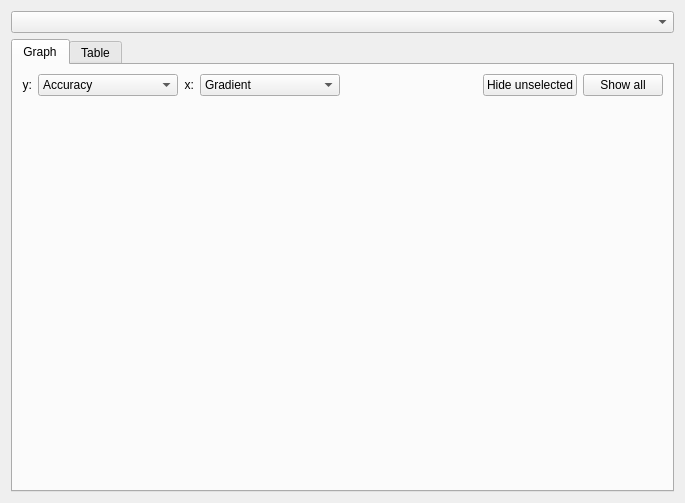
<?xml version="1.0" encoding="UTF-8"?>
<ui version="4.0">
 <class>SamplingProfilePlotter</class>
 <widget class="QWidget" name="SamplingProfilePlotter">
  <property name="geometry">
   <rect>
    <x>0</x>
    <y>0</y>
    <width>685</width>
    <height>503</height>
   </rect>
  </property>
  <property name="windowTitle">
   <string>Sampled profile</string>
  </property>
  <layout class="QGridLayout" name="gridLayout">
   <item row="0" column="0">
    <widget class="QComboBox" name="profile"/>
   </item>
   <item row="1" column="0">
    <widget class="QTabWidget" name="tabWidget">
     <property name="currentIndex">
      <number>0</number>
     </property>
     <widget class="QWidget" name="tab">
      <attribute name="title">
       <string>Graph</string>
      </attribute>
      <layout class="QGridLayout" name="gridLayout_3">
       <item row="0" column="3">
        <widget class="QComboBox" name="x">
         <property name="currentIndex">
          <number>2</number>
         </property>
         <property name="sizeAdjustPolicy">
          <enum>QComboBox::AdjustToContents</enum>
         </property>
         <item>
          <property name="text">
           <string>Stimulation</string>
          </property>
         </item>
         <item>
          <property name="text">
           <string>Accuracy</string>
          </property>
         </item>
         <item>
          <property name="text">
           <string>Gradient</string>
          </property>
         </item>
         <item>
          <property name="text">
           <string>Fitness</string>
          </property>
         </item>
         <item>
          <property name="text">
           <string>Score</string>
          </property>
         </item>
         <item>
          <property name="text">
           <string>Score (visible items)</string>
          </property>
         </item>
        </widget>
       </item>
       <item row="0" column="5">
        <widget class="QPushButton" name="hideUnselected">
         <property name="text">
          <string>Hide unselected</string>
         </property>
        </widget>
       </item>
       <item row="0" column="0">
        <widget class="QLabel" name="label">
         <property name="text">
          <string>y:</string>
         </property>
         <property name="alignment">
          <set>Qt::AlignRight|Qt::AlignTrailing|Qt::AlignVCenter</set>
         </property>
        </widget>
       </item>
       <item row="1" column="0" colspan="7">
        <widget class="QCustomPlot" name="plot" native="true"/>
       </item>
       <item row="0" column="2">
        <widget class="QLabel" name="label_2">
         <property name="text">
          <string>x:</string>
         </property>
         <property name="alignment">
          <set>Qt::AlignRight|Qt::AlignTrailing|Qt::AlignVCenter</set>
         </property>
        </widget>
       </item>
       <item row="0" column="4">
        <spacer name="horizontalSpacer">
         <property name="orientation">
          <enum>Qt::Horizontal</enum>
         </property>
         <property name="sizeHint" stdset="0">
          <size>
           <width>40</width>
           <height>20</height>
          </size>
         </property>
        </spacer>
       </item>
       <item row="0" column="1">
        <widget class="QComboBox" name="y">
         <property name="currentIndex">
          <number>1</number>
         </property>
         <property name="sizeAdjustPolicy">
          <enum>QComboBox::AdjustToContents</enum>
         </property>
         <item>
          <property name="text">
           <string>Stimulation</string>
          </property>
         </item>
         <item>
          <property name="text">
           <string>Accuracy</string>
          </property>
         </item>
         <item>
          <property name="text">
           <string>Gradient</string>
          </property>
         </item>
         <item>
          <property name="text">
           <string>Fitness</string>
          </property>
         </item>
         <item>
          <property name="text">
           <string>Score</string>
          </property>
         </item>
         <item>
          <property name="text">
           <string>Score (visible items)</string>
          </property>
         </item>
        </widget>
       </item>
       <item row="0" column="6">
        <widget class="QPushButton" name="showAll">
         <property name="text">
          <string>Show all</string>
         </property>
        </widget>
       </item>
      </layout>
     </widget>
     <widget class="QWidget" name="tab_2">
      <attribute name="title">
       <string>Table</string>
      </attribute>
      <layout class="QGridLayout" name="gridLayout_4">
       <item row="0" column="0">
        <widget class="QTableWidget" name="table">
         <property name="sortingEnabled">
          <bool>true</bool>
         </property>
         <attribute name="verticalHeaderVisible">
          <bool>false</bool>
         </attribute>
         <column>
          <property name="text">
           <string>Stimulation</string>
          </property>
         </column>
         <column>
          <property name="text">
           <string>Accuracy</string>
          </property>
         </column>
         <column>
          <property name="text">
           <string>Gradient</string>
          </property>
         </column>
         <column>
          <property name="text">
           <string>Fitness</string>
          </property>
         </column>
         <column>
          <property name="text">
           <string>Score</string>
          </property>
         </column>
         <column>
          <property name="text">
           <string>Score (visible)</string>
          </property>
         </column>
        </widget>
       </item>
      </layout>
     </widget>
    </widget>
   </item>
  </layout>
 </widget>
 <customwidgets>
  <customwidget>
   <class>QCustomPlot</class>
   <extends>QWidget</extends>
   <header>qcustomplot.h</header>
   <container>1</container>
  </customwidget>
 </customwidgets>
 <resources/>
 <connections/>
</ui>
